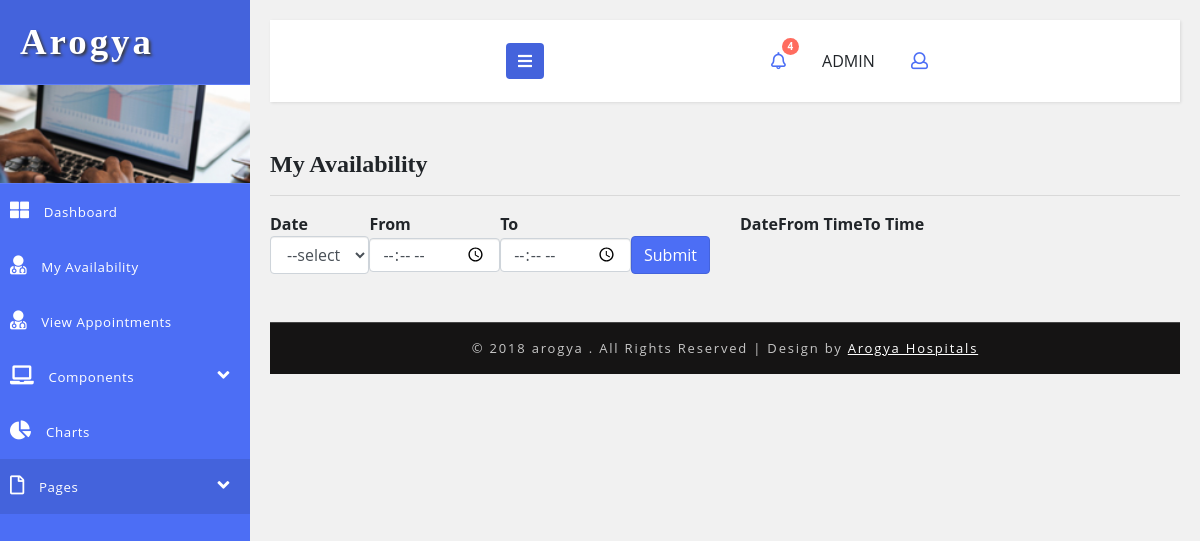
The page /doctor/my-availability.php (signed in) on the database as committed earlier.
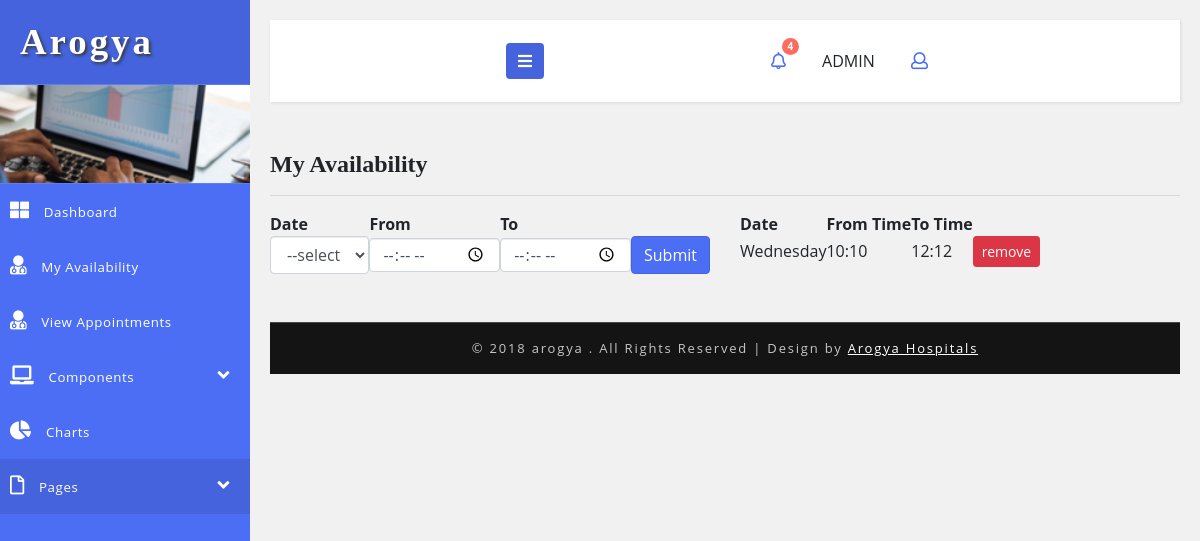
The same page on the database as committed later.
### tables this page shows
CREATE TABLE `hms_doctor_availability` (
  `doctor_id` int(5) NOT NULL,
  `day_available` varchar(60) NOT NULL,
  `from_time` varchar(50) NOT NULL,
  `to_time` varchar(50) DEFAULT NULL,
  PRIMARY KEY (`doctor_id`,`day_available`,`from_time`)
);

### DB.php (called while the page is built, shortened)
<?php
function getDBConnection() {
    $servername = "localhost";
    $username = "root";
    $password = "123";
    $db = "hmsdb";
    $conn = mysqli_connect($servername, $username, $password, $db);
    if (!$conn) {
        die("Connection failed: " . mysqli_connect_error());
    } else {
        return $conn;
    }
}
function getData($sql) {
    $conn = getDBConnection();
    $result = mysqli_query($conn, $sql);
    if (mysqli_num_rows($result) > 0) {
        return $result;
    } else {
        return FALSE;
    }
}
?>

### doctor/my-availability.php (the view, shortened to what the changed rows need)
<?php
include '../DB.php';
?>
<!DOCTYPE html>
<html lang="en">
    <head>
        <link rel="stylesheet" href="https://maxcdn.bootstrapcdn.com/bootstrap/3.3.7/css/bootstrap.min.css">
        <link rel="stylesheet" href="https://maxcdn.bootstrapcdn.com/font-awesome/4.7.0/css/font-awesome.min.css">
        <link href="../css/bootstrap.css" rel="stylesheet" type="text/css" media="all" />
        <link href="../css/style.css" rel="stylesheet" type="text/css" media="all" />
        <link rel="stylesheet" href="../css/style4.css">
        <link href="../css/fontawesome-all.css" rel="stylesheet">
    </head>
    <body>
        <div class="wrapper">
            <nav id="sidebar">
                <div class="sidebar-header">
                    <h1>
                        <a href="#">Arogya</a>
                    </h1>
                </div>
            </nav>
            <div id="content">
                <div class="blank-page-content">
                    <div class="row">
                        <div class="col-md-6">
                            <form action="<?php $_SERVER['SERVER_NAME'] ?>/<?= $_SESSION['sitename'] ?>/doctor/my-availability.php" method="post">
                                <table border="0">
                                    <thead>
                                        <tr>
                                            <th>Date</th>
                                            <th>From </th>
                                            <th>To </th>
                                        </tr>
                                    </thead>
                                </table>
                            </form>
                        </div>
                        <div class="col-md-6">
                            <?php
                            $sql = "SELECT * FROM hms_doctor_availability WHERE doctor_id = '" . $_SESSION['userbean']['id'] . "'";
                            $data = getData($sql);
                            ?>
                            <table border="0">
                                <thead>
                                    <tr>
                                        <th>Date</th>
                                        <th>From Time</th>
                                        <th>To Time</th>
                                        <th></th>
                                    </tr>
                                </thead>
                                <tbody>
                                    <?php
                                    if($data!=null)
                                    foreach ($data as $value) {
                                        ?>
                                        <tr>
                                            <td><?= $value['day_available'] ?></td>
                                            <td><?= $value['from_time'] ?></td>
                                            <td><?= $value['to_time'] ?></td>
                                            <td><a class="btn btn-danger btn-sm" href="<?php $_SERVER['SERVER_NAME'] ?>/<?= $_SESSION['sitename'] ?>/doctor/my-availability.php?flag=DELETE&day_available=<?= $value['day_available'] ?>">remove</a></td>
                                        </tr>
                                        <?php
                                    }
                                    ?>
                                </tbody>
                            </table>
                        </div>
                    </div>
                </div>
            </div>
        </div>
        <link href="../css/jquery.dataTables.min.css" rel="stylesheet" type="text/css"/>
    </body>
</html>

Rows that differ between the two databases and show on the page:
added hms_doctor_availability: day_available "Wednesday", from_time "10:10", to_time "12:12"
